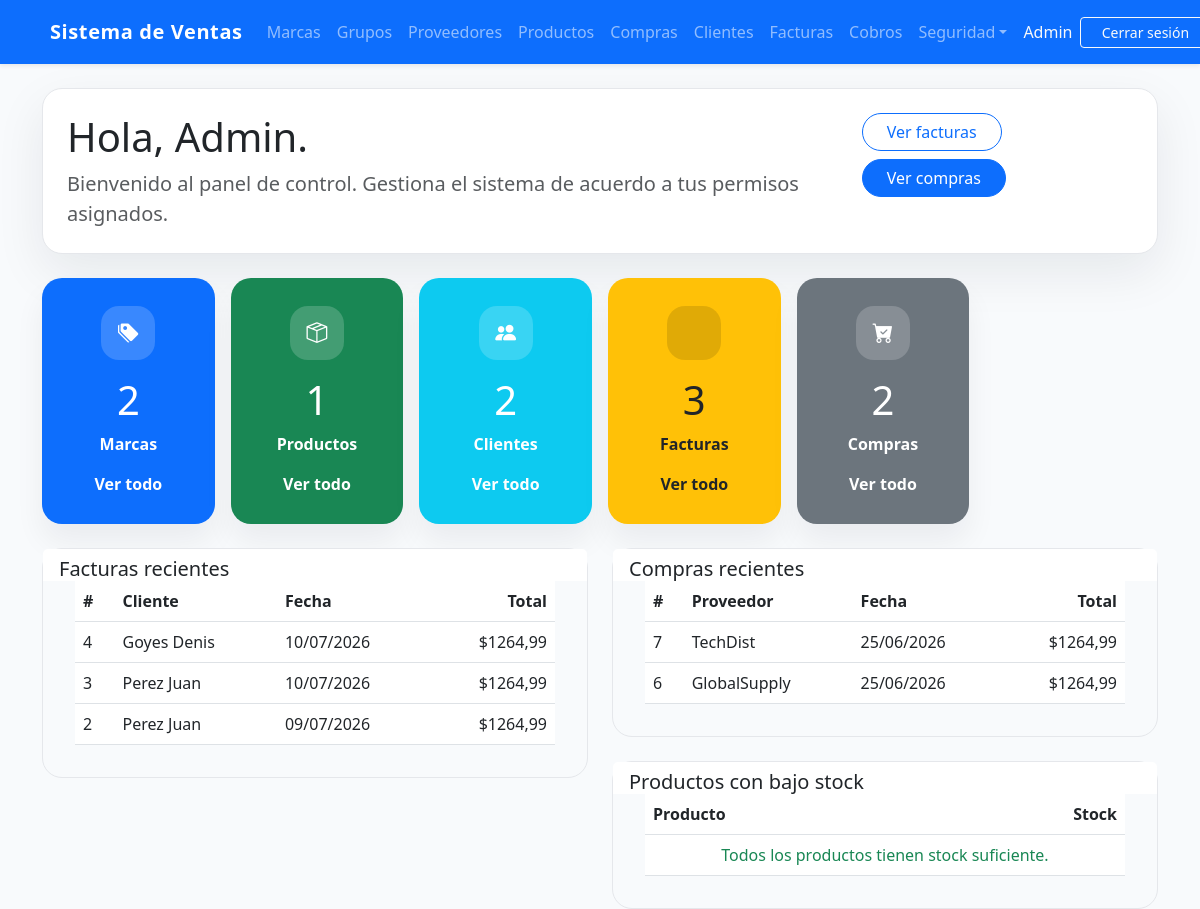
The app's page / (signed in), older data.
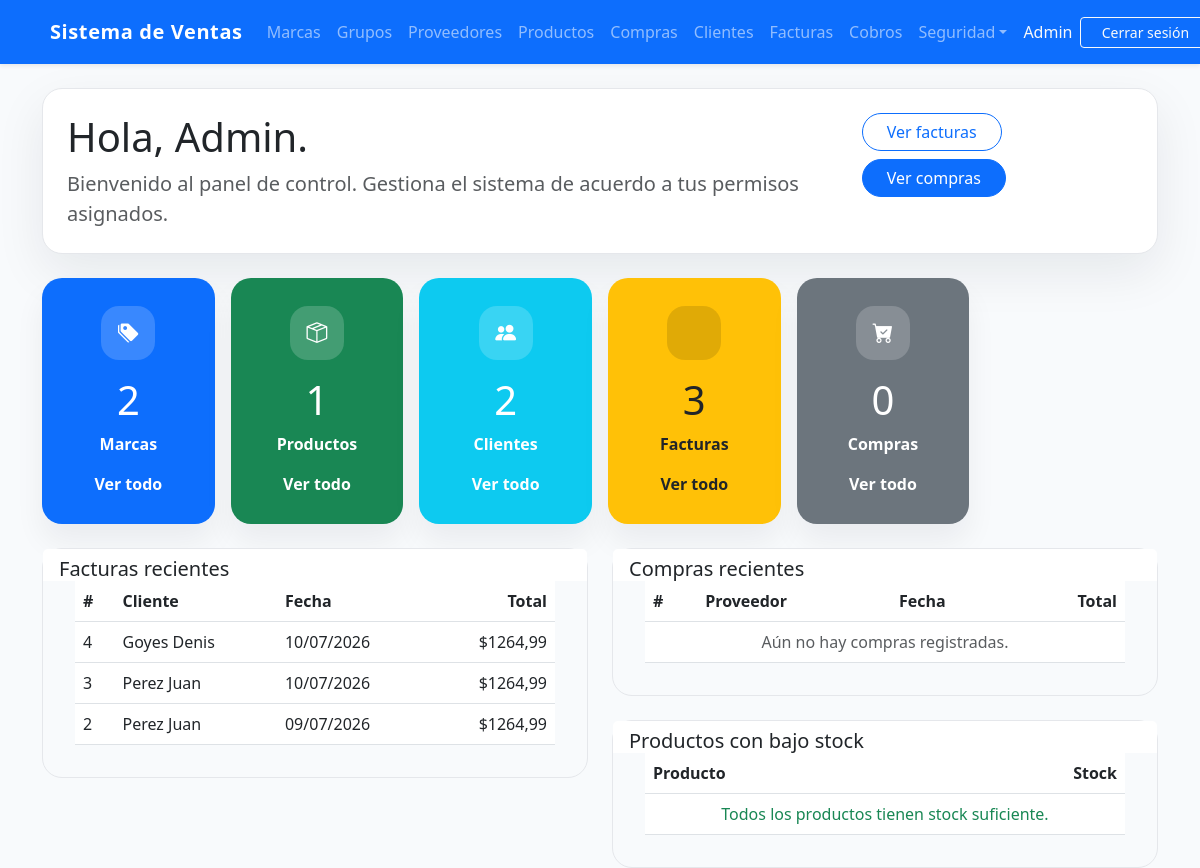
The same page, newer data.
### billing/models.py (models this page shows, shortened)
class Invoice(models.Model):
    TIPO_PAGO = [
        ('contado', 'Contado'),
        ('credito', 'Crédito'),
    ]
    ESTADO = [
        ('PENDIENTE', 'Pendiente'),
        ('PAGADA', 'Pagada'),
        ('ANULADA', 'Anulada'),
    ]
    customer = models.ForeignKey(Customer, on_delete=models.PROTECT, related_name='Facturas', verbose_name='Cliente')
    invoice_date = models.DateTimeField(auto_now_add=True, verbose_name='Fecha de Factura')
    subtotal = models.DecimalField(max_digits=12, decimal_places=2, default=0, verbose_name='Subtotal')
    tax = models.DecimalField(max_digits=12, decimal_places=2, default=0, verbose_name='Impuesto')
    total = models.DecimalField(max_digits=12, decimal_places=2, default=0, verbose_name='Total')
    tipo_pago = models.CharField(max_length=10, choices=TIPO_PAGO, default='contado', verbose_name='Tipo de Pago')
    saldo = models.DecimalField(max_digits=12, decimal_places=2, default=0, verbose_name='Saldo Pendiente')
    estado = models.CharField(max_length=10, choices=ESTADO, default='PENDIENTE', verbose_name='Estado')
    is_active = models.BooleanField(default=True, verbose_name='Activa')
    class Meta:
        ordering = ['-invoice_date']

class Customer(models.Model):
    dni = models.CharField(max_length=13, unique=True, verbose_name='DNI/RUC', validators=[validate_cedula_ec])
    first_name = models.CharField(max_length=100, verbose_name = 'Nombres')
    last_name = models.CharField(max_length=100, verbose_name = 'Apellidos')
    email = models.EmailField(blank=True, null=True, verbose_name = 'Correo Electronico')
    phone = models.CharField(max_length=20, blank=True, null=True, verbose_name = 'Teléfono')
    address = models.TextField(blank=True, null=True, verbose_name = 'Dirección')
    is_active = models.BooleanField(default=True, verbose_name = 'Activo')
    created_at = models.DateTimeField(auto_now_add=True, verbose_name = 'Creado el')
    updated_at = models.DateTimeField(auto_now=True, verbose_name = 'Actualizado el')
    class Meta:
        ordering = ['last_name', 'first_name']
    def __str__(self): return f'{self.last_name} {self.first_name}'

class Supplier(models.Model):
    name = models.CharField(max_length=200, verbose_name='Nombre de la Empresa')
    contact_name = models.CharField(max_length=200, blank=True, null=True, verbose_name = 'Nombre de Contacto')
    email = models.EmailField(blank=True, null=True, verbose_name = 'Correo Electronico')
    phone = models.CharField(max_length=20, blank=True, null=True, verbose_name = 'Teléfono')
    address = models.TextField(blank=True, null=True, verbose_name = 'Dirección')
    is_active = models.BooleanField(default=True, verbose_name = 'Activo')
    created_at = models.DateTimeField(auto_now_add=True, verbose_name = 'Creado el')
    updated_at = models.DateTimeField(auto_now=True, verbose_name = 'Actualizado el')
    class Meta:
        verbose_name = 'Proveedor'
        verbose_name_plural = 'Proveedores'
        ordering = ['name']

### purchasing/models.py (models this page shows, shortened)
class Purchase(models.Model):
    TIPO_PAGO = [
        ('contado', 'Contado'),
        ('credito', 'Crédito'),
    ]
    ESTADO = [
        ('PENDIENTE', 'Pendiente'),
        ('PAGADA', 'Pagada'),
        ('ANULADA', 'Anulada'),
    ]
    supplier = models.ForeignKey(
        Supplier, on_delete=models.PROTECT, related_name='purchases', verbose_name='Proveedor'
    )
    document_number = models.CharField(
        max_length=20, verbose_name='Nº de Factura Proveedor'
    )
    purchase_date = models.DateTimeField(auto_now_add=True, verbose_name='Fecha de Compra')
    subtotal = models.DecimalField(max_digits=12, decimal_places=2, default=0, verbose_name='Subtotal')
    tax = models.DecimalField(max_digits=12, decimal_places=2, default=0, verbose_name='Impuesto (15%)')
    total = models.DecimalField(max_digits=12, decimal_places=2, default=0, verbose_name='Total')
    tipo_pago = models.CharField(max_length=10, choices=TIPO_PAGO, default='contado', verbose_name='Tipo de Pago')
    saldo = models.DecimalField(max_digits=12, decimal_places=2, default=0, verbose_name='Saldo Pendiente')
    estado = models.CharField(max_length=10, choices=ESTADO, default='PENDIENTE', verbose_name='Estado')
    is_active = models.BooleanField(default=True, verbose_name='Activa')
    class Meta:
        verbose_name = 'Compra'
        verbose_name_plural = 'Compras'
        ordering = ['-purchase_date']
        unique_together = ['supplier', 'document_number']

### billing/views.py (the view)
# urls.py: path('', views.home, name='home'),
@login_required
def home(request):
    context = {
        'total_brands': Brand.objects.count(),
        'total_products': Product.objects.count(),
        'total_customers': Customer.objects.count(),
        'total_invoices': Invoice.objects.count(),
        'total_purchases': Purchase.objects.count(),
        'recent_invoices': Invoice.objects.all()[:5],
        'recent_purchases': Purchase.objects.select_related('supplier').all()[:5],
        'low_stock': Product.objects.filter(stock__lte=5, is_active=True),
    }
    return render(request, 'billing/home.html', context)

### security/templatetags/security_tags.py (called while the page is built)
@register.filter(name='has_group')
def has_group(user, group_name):
    if not user.is_authenticated:
        return False
    if user.is_superuser:      # el superusuario ve todo
        return True
    return user.groups.filter(name=group_name).exists()

### billing/templates/billing/home.html (shortened to what the changed rows need)
{% extends 'billing/base.html' %}
{% load security_tags %}
{% block content %}
<div class="p-4 mb-4 home-welcome">
  <div class="d-flex flex-column flex-md-row justify-content-between align-items-start gap-3">
    <div>
      <h1 class="mb-2">Hola, {{ user.first_name|default:user.username }}.</h1>
    </div>
  </div>
</div>
<div class="row g-3 mb-4">
  {% if user|has_group:'Analista de Compras' or user|has_group:'Administrador' %}
  <div class="col-12 col-sm-6 col-md-4 col-xl-2">
    <div class="card text-white summary-card bg-primary">
      <div class="card-body text-center">
        <h2>{{ total_brands }}</h2>
      </div>
    </div>
  </div>
  <div class="col-12 col-sm-6 col-md-4 col-xl-2">
    <div class="card text-white summary-card bg-success">
      <div class="card-body text-center">
        <h2>{{ total_products }}</h2>
      </div>
    </div>
  </div>
  {% endif %}
  {% if user|has_group:'Vendedor' or user|has_group:'Administrador' %}
  <div class="col-12 col-sm-6 col-md-4 col-xl-2">
    <div class="card text-white summary-card bg-info">
      <div class="card-body text-center">
        <h2>{{ total_customers }}</h2>
      </div>
    </div>
  </div>
  <div class="col-12 col-sm-6 col-md-4 col-xl-2">
    <div class="card text-dark summary-card bg-warning">
      <div class="card-body text-center">
        <h2>{{ total_invoices }}</h2>
      </div>
    </div>
  </div>
  {% endif %}
  {% if user|has_group:'Analista de Compras' or user|has_group:'Administrador' %}
  <div class="col-12 col-sm-6 col-md-4 col-xl-2">
    <div class="card text-white summary-card bg-secondary">
      <div class="card-body text-center">
        <div class="summary-card-icon summary-card-icon-secondary">
          <i class="bi bi-cart-check-fill"></i>
        </div>
        <h2>{{ total_purchases }}</h2>
        <p>Compras</p>
        <a href="{% url 'purchasing:purchase_list' %}">Ver todo</a>
      </div>
    </div>
  </div>
  {% endif %}
</div>
<div class="row g-4">
  {% if user|has_group:'Vendedor' or user|has_group:'Administrador' %}
  <div class="col-lg-6">
    <div class="card home-panel">
      <div class="card-body pt-0">
        <div class="table-responsive">
          <table class="table recent-list mb-0">
            <thead>
              <tr>
                <th>#</th>
                <th>Cliente</th>
                <th>Fecha</th>
                <th class="text-end">Total</th>
              </tr>
            </thead>
            <tbody>
              {% for inv in recent_invoices %}
              <tr>
                <td>{{ inv.id }}</td>
                <td>{{ inv.customer }}</td>
                <td>{{ inv.invoice_date|date:"d/m/Y" }}</td>
                <td class="text-end">${{ inv.total }}</td>
              </tr>
              {% empty %}
              <tr><td colspan="4" class="text-center text-muted">Aún no hay facturas.</td></tr>
              {% endfor %}
            </tbody>
          </table>
        </div>
      </div>
    </div>
  </div>
  {% endif %}
  {% if user|has_group:'Analista de Compras' or user|has_group:'Administrador' %}
  <div class="col-lg-6">
    <div class="card home-panel">
      <div class="card-body pt-0">
        <div class="table-responsive">
          <table class="table recent-list mb-0">
            <thead>
              <tr>
                <th>#</th>
                <th>Proveedor</th>
                <th>Fecha</th>
                <th class="text-end">Total</th>
              </tr>
            </thead>
            <tbody>
              {% for purchase in recent_purchases %}
              <tr>
                <td>{{ purchase.id }}</td>
                <td>{{ purchase.supplier.name }}</td>
                <td>{{ purchase.purchase_date|date:"d/m/Y" }}</td>
                <td class="text-end">${{ purchase.total }}</td>
              </tr>
              {% empty %}
              <tr><td colspan="4" class="text-center text-muted">Aún no hay compras registradas.</td></tr>
              {% endfor %}
            </tbody>
          </table>
        </div>
      </div>
    </div>
    <div class="card home-panel mt-4">
      <div class="card-body pt-0">
        <div class="table-responsive">
          <table class="table recent-list mb-0">
            <thead>
              <tr><th>Producto</th><th class="text-end">Stock</th></tr>
            </thead>
          </table>
        </div>
      </div>
    </div>
  </div>
  {% endif %}
</div>
{% endblock %}

Row changes from the older to the newer data that the page shows:
removed Purchase: id "7", supplier.name "TechDist", purchase_date "25/06/2026", total "1264,99"
removed Purchase: id "6", supplier.name "GlobalSupply", purchase_date "25/06/2026", total "1264,99"
Text that changed along with them:
{{ total_purchases }}: "2" → "0"
text now shown: "Aún no hay compras registradas."
